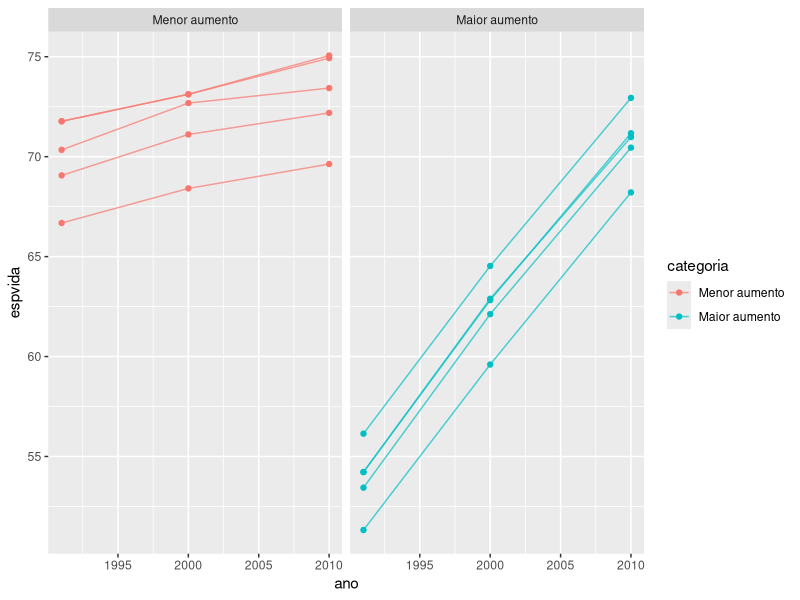
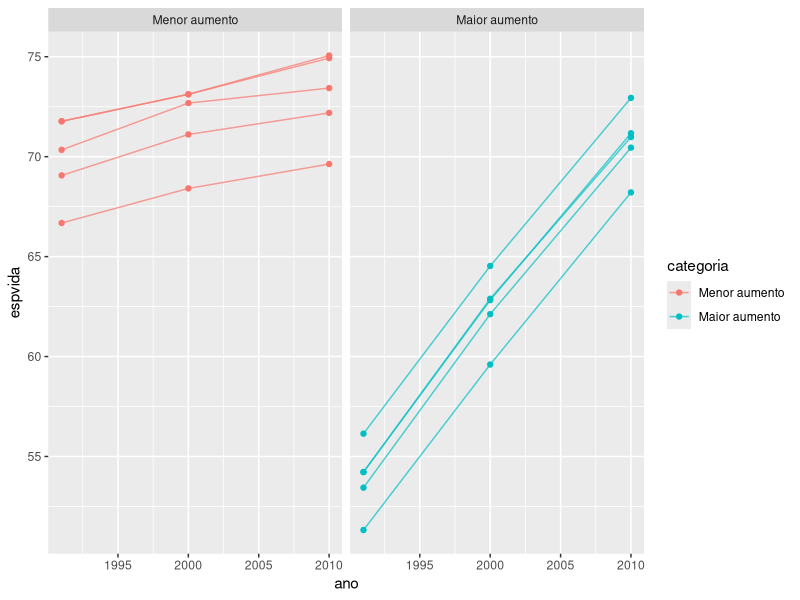

R code for these plots, in order:
# Carregar o pacote tidyverse

library(tidyverse)

# IMPORTAÇÃO -------------------------------------------------------------------
# Importar os dados que iremos usar
dados_pnud <- read_csv2("dados/base_pnud_min.csv")

# PREPARANDO OS DADOS:
# Nesse exercício, escolhi criar um gráfico diferente 
# dos usados nas aulas.

# Queremos representar no gráfico os 
# municípios cujo tiveram maior e menor aumento absoluto
# de esperança de vida ao longo do tempo.

# Esse gráfico requer mais manipulação de dados,
# e menos código de ggplot2 em si.

# Preparei a manipulação, e deixei comentários.
# O exercício consiste em usar o gráfico criado (exploratório)
# e transformar ele em um gráfico para apresentar.

dados_formato_largo <- dados_pnud |>
  select(ano, muni_nm, uf_sigla, espvida) |>
  pivot_wider(names_from = ano,
              values_from = espvida,
              names_prefix = "espvida_")  |>
  mutate(diferenca_inicio_fim = espvida_2010 - espvida_1991) |>
  arrange(desc(diferenca_inicio_fim))

maiores_crescimentos <- dados_formato_largo |>
  slice_head(n = 5) |>
  mutate(categoria = "Maior aumento")

menores_crescimentos <- dados_formato_largo |>
  slice_tail(n = 5) |>
  mutate(categoria = "Menor aumento")

tabela_final <-
  bind_rows(maiores_crescimentos, menores_crescimentos) |>
  pivot_longer(
    cols = starts_with("espvida_"),
    names_prefix = "espvida_",
    names_to = "ano",
    values_to = "espvida"
  ) |>
  mutate(ano = as.numeric(ano),
         categoria = fct_relevel(categoria,
                                 c("Menor aumento", "Maior aumento")))


# Criando o gráfico base
grafico_base <- tabela_final |>
  ggplot() +
  aes(x = ano, y = espvida) +
  geom_line(aes(group = muni_nm, color = categoria), alpha = 0.7) +
  geom_point(aes(color = categoria)) + 
  facet_wrap(~categoria)

# EXERCÍCIO 1 -------------------------------------------
# Usando o objeto grafico_base:
grafico_base

# Vamos usar funções da aula passada para deixar ele mais 
# próximo de ser apresentado. 
# Caso não consiga fazer alguma das etapas,
# pule para a próxima

grafico_base # +
# Use algum tema
  
# Adicione os textos dos eixos
# adicione um título, subtitulo, fonte

# Altere a escala de cores
  
# tente deixar a legenda abaixo do gráfico


# Faça modificações que achar necessário,
# e anote caso não consiga fazer alguma delas

# Salve o gráfico em um objeto no R,
# e então salve localmente no seu computador.




# EXERCÍCIO 2 -------------------------------------------

# Volte no código de manipulação.
# tente entender o que acontece em cada etapa.
# Sugiro executar o código linha a linha para ver o que está
# acontecendo, e deixar comentários.
